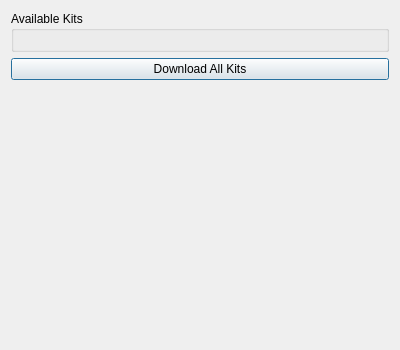
<?xml version="1.0" encoding="UTF-8"?>
<ui version="4.0">
 <class>Dialog</class>
 <widget class="QDialog" name="Dialog">
  <property name="geometry">
   <rect>
    <x>0</x>
    <y>0</y>
    <width>400</width>
    <height>350</height>
   </rect>
  </property>
  <property name="windowTitle">
   <string>Kit Downloader</string>
  </property>
  <layout class="QGridLayout" name="gridLayout">
   <item row="0" column="0">
    <widget class="QGroupBox" name="groupBox">
     <property name="title">
      <string>Available Kits</string>
     </property>
     <layout class="QFormLayout" name="formLayout"/>
    </widget>
   </item>
   <item row="1" column="0">
    <widget class="QPushButton" name="downloadAllButton">
     <property name="text">
      <string>Download All Kits</string>
     </property>
     <property name="toolTip">
      <string>Download all kits at once from a single archive</string>
     </property>
    </widget>
   </item>
   <item row="2" column="0">
    <spacer name="verticalSpacer">
     <property name="orientation">
      <enum>Qt::Vertical</enum>
     </property>
     <property name="sizeHint" stdset="0">
      <size>
       <width>20</width>
       <height>20</height>
      </size>
     </property>
    </spacer>
   </item>
  </layout>
 </widget>
 <resources/>
 <connections/>
</ui>
